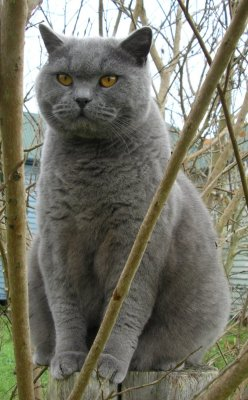
#> input picture assets/notebooks/vision/cat.jpg, 248 x 400 px
$ jupyter execute thresholding.ipynb
#> lines starting #> are read from the running program, lines starting #| are printed output that depends on the picture; after the words box and inside, x2 and y2 are one past the last pixel; in counts of white or black regions, pixels touching at a corner belong together
# Thresholding

When you threshold an image, it is converted to a *binary* image, that means you have only black (0) and white (1 or 255) values.

## Global tresholding

It is performed through the following equation:

\begin{align}
\large
g(x,y)=
\begin{cases}
    1, & \text{if } f(x,y) \geq T\\
    0, & \text{if } f(x,y) < T
\end{cases}
\end{align}

[cell 1]
import cv2
import numpy as np
from matplotlib import pyplot as plt
from skimage.draw import line_aa

def plotDFT(I):
    plt.subplot(121)
    plt.imshow(I, cmap = 'gray', vmin=0, vmax=255)
    plt.title(''), plt.xticks([]), plt.yticks([])

    f = np.fft.fft2(I)
    fshift = np.fft.fftshift(f)
    magnitude_spectrum = np.abs(fshift)

    plt.subplot(122)
    plt.imshow(magnitude_spectrum, cmap = 'gray')
    plt.title(''), plt.xticks([]), plt.yticks([])

    plt.show()

def plotHist(I, maxHist=3000):
    plt.subplot(1, 2, 1)
    plt.imshow(I, cmap = 'gray')
    plt.title('Input Image'), plt.xticks([]), plt.yticks([])
    axes = plt.subplot(1, 2, 2)
    plt.hist(I.ravel(),256,[0,256]);
    plt.title('Histogram'), plt.xticks([]), plt.yticks([])
    axes.set_ylim([0, maxHist])
    plt.show()

def plotThreshold(I, T):
    ret,th1 = cv2.threshold(I,T,255,cv2.THRESH_BINARY)
    plt.subplot(121)
    plt.imshow(I, cmap = 'gray')
    plt.title('Input Image'), plt.xticks([]), plt.yticks([])
    plt.subplot(122)
    plt.imshow(th1, cmap = 'gray')
    plt.title('Thresholded Image'), plt.xticks([]), plt.yticks([])
    plt.show()

def plotAdapThreshold(I, typ, size, C):
    th1 = cv2.adaptiveThreshold(I, 255, typ, cv2.THRESH_BINARY, size, C)
    plt.subplot(121)
    plt.imshow(I, cmap = 'gray')
    plt.title('Input Image'), plt.xticks([]), plt.yticks([])
    plt.subplot(122)
    plt.imshow(th1, cmap = 'gray')
    plt.title('Thresholded Image'), plt.xticks([]), plt.yticks([])
    plt.show()

### Example with T=100

[cell 2]
imgCat = cv2.imread('cat.jpg',0)
#> imgCat: shape (400, 248); min 3, max 255, mean 115.5
plotThreshold(imgCat, 100)
#> in plotThreshold, `ret,th1 = cv2.threshold(I,T,255,cv2.THRESH_BINARY)`:
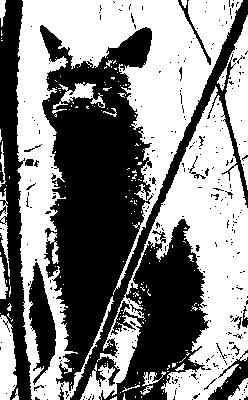
#> th1: shape (400, 248); 51.9% white; 315 black regions (294 under 20 px), largest, box (x1, y1, x2, y2) and area: (40, 0, 248, 400) 36827, (0, 0, 32, 400) 6561, (29, 262, 56, 385) 1760
#> in plotThreshold, `ret,th1 = cv2.threshold(I,T,255,cv2.THRESH_BINARY)`: ret = 100

### Well lit photo

When the illumination is uniform, and you have a defined background and foreground, the histograms shows the separation between them.

[cell 3]
imgCoins = cv2.imread('coins.png',0)
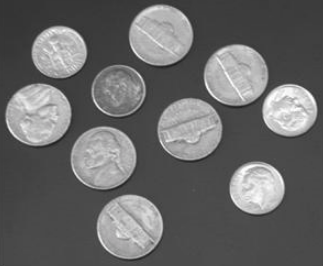
#> input picture assets/notebooks/vision/coins.png, 323 x 266 px
#> imgCoins: shape (266, 323); min 28, max 255, mean 105
plotHist(imgCoins, 2500)
#> in plotHist, `plt.show()`:
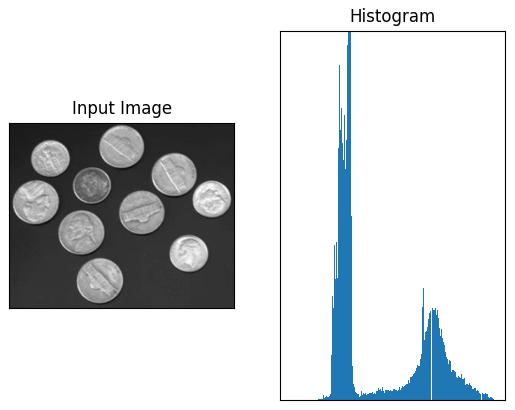
#> figure drawn by matplotlib, 2 panels

Applying T=85 (value getted empirically), you could get:

[cell 4]
plotThreshold(imgCoins, 85)
#> in plotThreshold (call 2), `ret,th1 = cv2.threshold(I,T,255,cv2.THRESH_BINARY)`: th1: shape (266, 323); 34% white; 12 white regions (2 under 20 px), largest, box (x1, y1, x2, y2) and area: (96, 194, 164, 259) 3465, (70, 126, 137, 190) 3362, (5, 83, 72, 146) 3332

### Ill-lit photo

It the image does not have an uniform illumination, the global thresholding is not a good practice:

[cell 5]
imgSudoku = cv2.imread('sudoku.png',0)
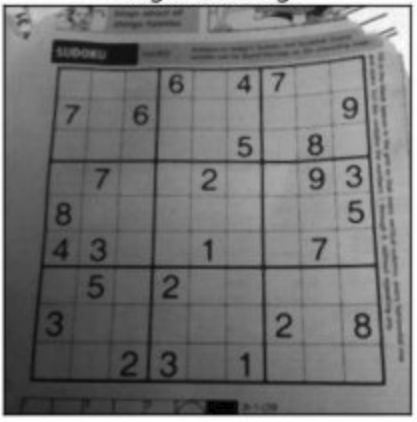
#> input picture assets/notebooks/vision/sudoku.png, 417 x 422 px
#> imgSudoku: shape (422, 417); min 0, max 255, mean 116.5
plotThreshold(imgSudoku, 140)
#> call 3 of plotThreshold, with T = 140
#> in plotThreshold (call 3), `ret,th1 = cv2.threshold(I,T,255,cv2.THRESH_BINARY)`:
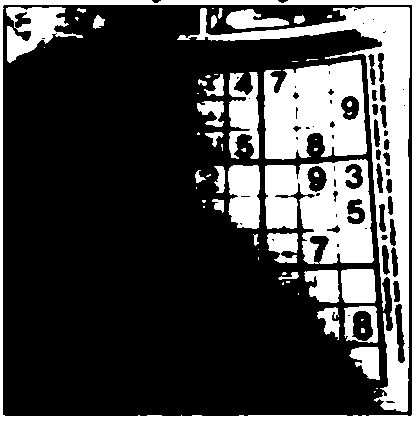
#> th1: shape (422, 417); 27.7% white; 60 white regions (30 under 20 px), largest, box (x1, y1, x2, y2) and area: (177, 7, 410, 412) 12840, (0, 0, 417, 422) 8021, (264, 60, 367, 160) 8013
#> in plotThreshold (call 3), `ret,th1 = cv2.threshold(I,T,255,cv2.THRESH_BINARY)`: ret = 140

## Adaptive Mean Thresholding

The threshold for each pixel is the mean of its neighbors, minus $C$.

[cell 6]
plotAdapThreshold(imgSudoku, typ=cv2.ADAPTIVE_THRESH_MEAN_C, size=11, C=2)
#> in plotAdapThreshold, `th1 = cv2.adaptiveThreshold(I, 255, typ, cv2.THRESH_BINARY, size, C)`: th1: shape (422, 417); 70.9% white; 612 black regions (472 under 20 px), largest, box (x1, y1, x2, y2) and area: (2, 4, 413, 417) 12429, (29, 55, 386, 386) 11212, (270, 272, 376, 377) 1482

## Adaptive Gaussian Thresholding

The threshold for each pixel is the $size \times size$ window, weighted by a gaussian kernel, minus $C$.

[cell 7]
plotAdapThreshold(imgSudoku, typ=cv2.ADAPTIVE_THRESH_GAUSSIAN_C, size=11, C=2)
#> call 2 of plotAdapThreshold, with typ = 1, size = 11, C = 2
#> in plotAdapThreshold (call 2), `th1 = cv2.adaptiveThreshold(I, 255, typ, cv2.THRESH_BINARY, size, C)`:
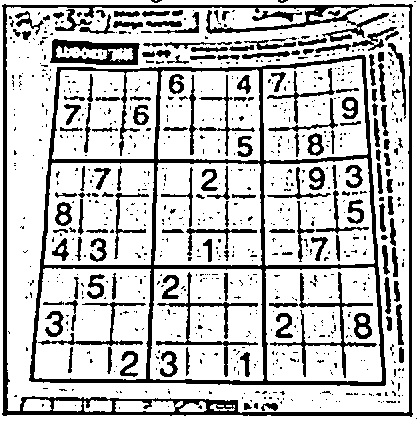
#> th1: shape (422, 417); 75.9% white; 808 black regions (649 under 20 px), largest, box (x1, y1, x2, y2) and area: (29, 55, 386, 386) 10069, (2, 4, 413, 417) 7826, (50, 39, 140, 65) 1220

## Otsu’s Binarization

It is based on finding the threshold that maximize inter-class variance of the histogram:

\begin{align}
\sigma^2_b(t) =\omega_0(t) \omega_1(t) \left[\mu_0(t)-\mu_1(t)\right]^2
\end{align}

Source: https://en.wikipedia.org/wiki/Otsu%27s_method

Examples:

[cell 8]
_,maskOtsuCoins = cv2.threshold(imgCoins,0,255,cv2.THRESH_BINARY+cv2.THRESH_OTSU)
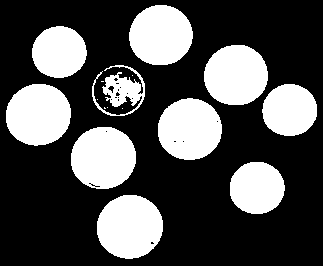
#> maskOtsuCoins: shape (266, 323); 31.2% white; 16 white regions (6 under 20 px), largest, box (x1, y1, x2, y2) and area: (97, 195, 163, 259) 3318, (71, 127, 136, 189) 3204, (6, 84, 71, 146) 3184
plt.imshow(maskOtsuCoins, cmap = 'gray')
plt.title("Otsu's Binarization"), plt.xticks([]), plt.yticks([])
plt.show()

[cell 9]
_,maskOtsuCat = cv2.threshold(imgCat,0,255,cv2.THRESH_BINARY+cv2.THRESH_OTSU)
#> maskOtsuCat: shape (400, 248); 27.9% white; 302 white regions (266 under 20 px), largest, box (x1, y1, x2, y2) and area: (19, 0, 213, 316) 15493, (164, 99, 248, 355) 5208, (188, 0, 234, 64) 1560
plt.imshow(maskOtsuCat, cmap = 'gray')
plt.title("Otsu's Binarization"), plt.xticks([]), plt.yticks([])
plt.show()

## Windowed Thresholding

You can also binarize an image though a window, or range. Consider the limits $gray_{min}$ and $gray_{max}$. So, the thresholded image should be:

\begin{align}
\large
g(x,y)=
\begin{cases}
    1, & \text{if }  gray_{min} \geq f(x,y) \geq gray_{max}\\
    0, & otherwise
\end{cases}
\end{align}

For example, for $gray_{min}=100$ and $gray_{max}=200$:

[cell 10]
imgCatWindow = cv2.inRange(imgCat, 100, 200)
#> imgCatWindow: shape (400, 248); 42.5% white; 221 white regions (195 under 20 px), largest, box (x1, y1, x2, y2) and area: (16, 0, 243, 400) 18912, (80, 86, 248, 400) 17540, (217, 15, 248, 190) 1612
plt.imshow(imgCatWindow, cmap = 'gray')
plt.title('Windowed Image'), plt.xticks([]), plt.yticks([])
plt.show()

And its oposite:

[cell 11]
imgCatWindowNot = cv2.bitwise_not(imgCatWindow)
plt.imshow(imgCatWindowNot, cmap = 'gray')
plt.title('Inverted Windowed Image'), plt.xticks([]), plt.yticks([])
plt.show()

## Color thresholding

In order to binarize an image from colors, you must determinate the limits in the HSV color space:

\begin{align}
hsv_{min} = (h_{min}, s_{min}, v_{min})
\end{align}

\begin{align}
hsv_{max} = (h_{max}, s_{max}, v_{max})
\end{align}

And the thesholding is performed as following:

\begin{align}
\large
g(x,y)=
\begin{cases}
    1, & \text{if } ( h_{min} \geq f_h(x,y) \geq h_{max} ) \wedge ( s_{min} \geq f_s(x,y) \geq s_{max} ) \wedge ( v_{min} \geq f_v(x,y) \geq v_{max} ) \\
    0, & \text{otherwise}
\end{cases}
\end{align}

Example:

[cell 12]
imgGreen1 = cv2.imread('green1.jpg')
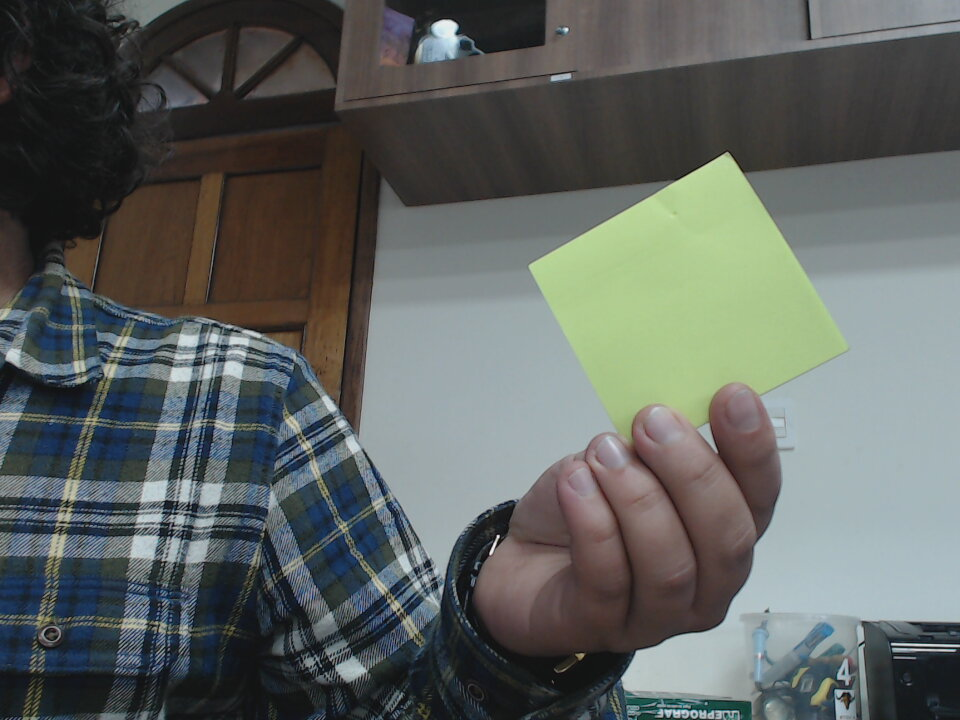
#> input picture assets/notebooks/vision/green1.jpg, 960 x 720 px
#> imgGreen1 is the input picture: shape (720, 960, 3); mean B, G, R 95.8, 98.9, 94.1
plt.imshow(imgGreen1[...,::-1])
plt.title('Example image'), plt.xticks([]), plt.yticks([])
plt.show()

[cell 13]
greenLower = (29, 40, 6)
greenUpper = (64, 255, 255)
hsv = cv2.cvtColor(imgGreen1, cv2.COLOR_BGR2HSV)
#> hsv: shape (720, 960, 3); mean H, S, V 68.4, 49.3, 105.5
mask = cv2.inRange(hsv, greenLower, greenUpper)
#> mask: shape (720, 960); 8% white; 448 white regions (401 under 20 px), largest, box (x1, y1, x2, y2) and area: (529, 152, 848, 442) 50927, (22, 678, 45, 720) 391, (70, 456, 86, 481) 217
plt.imshow(mask, cmap = 'gray')
plt.title('Green Mask'), plt.xticks([]), plt.yticks([])
plt.show()

Some morphological processing to remove noise.

[cell 14]
mask = cv2.erode(mask, None, iterations=4)
#> mask: shape (720, 960); 6.6% white; 1 white region, box (x1, y1, x2, y2) and area: (536, 159, 842, 431) 45797
mask = cv2.dilate(mask, None, iterations=4)
#> mask: shape (720, 960); 7.3% white; 1 white region, box (x1, y1, x2, y2) and area: (532, 155, 846, 435) 50749
plt.imshow(mask, cmap = 'gray')
plt.title('Example image'), plt.xticks([]), plt.yticks([])
plt.show()

Other example:

[cell 15]
imgGreen2 = cv2.imread('green2.jpg')
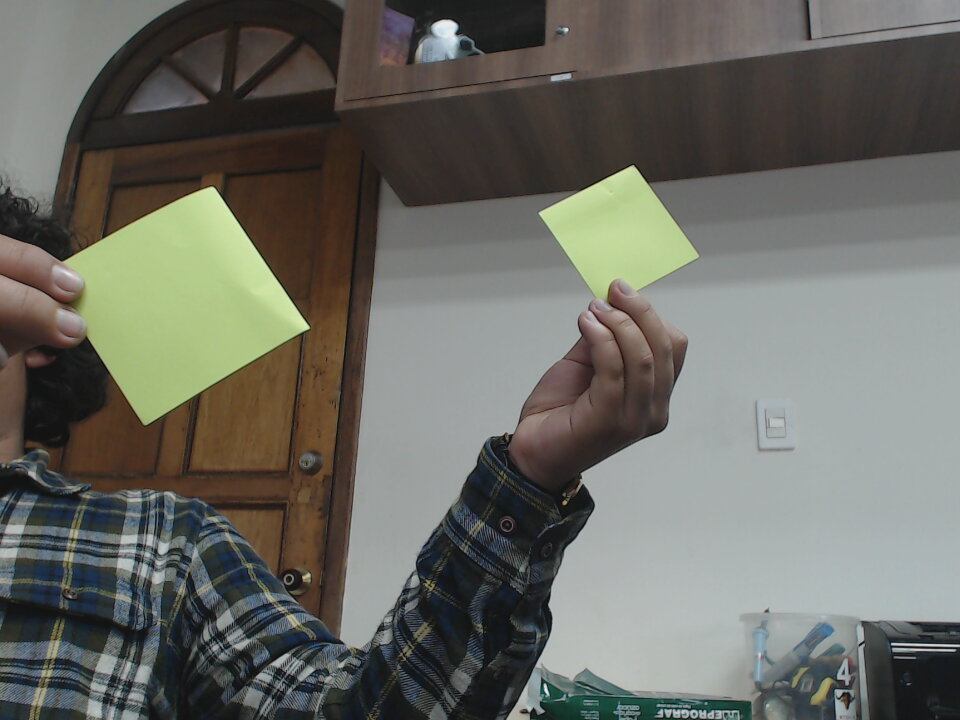
#> input picture assets/notebooks/vision/green2.jpg, 960 x 720 px
#> imgGreen2 is the input picture: shape (720, 960, 3); mean B, G, R 98.8, 105.8, 105.5
plt.imshow(imgGreen1[...,::-1])
plt.title('Example image'), plt.xticks([]), plt.yticks([])
plt.show()

[cell 16]
hsv = cv2.cvtColor(imgGreen2, cv2.COLOR_BGR2HSV)
#> hsv: shape (720, 960, 3); mean H, S, V 55.4, 44.3, 111.2
mask = cv2.inRange(hsv, greenLower, greenUpper)
#> mask: shape (720, 960); 7.3% white; 514 white regions (460 under 20 px), largest, box (x1, y1, x2, y2) and area: (64, 187, 311, 426) 33460, (539, 166, 700, 301) 12186, (54, 618, 66, 643) 147
mask = cv2.erode(mask, None, iterations=4)
#> mask: shape (720, 960); 5.7% white; 2 white regions, box (x1, y1, x2, y2) and area: (73, 193, 304, 420) 29531, (546, 172, 694, 294) 9809
mask = cv2.dilate(mask, None, iterations=4)
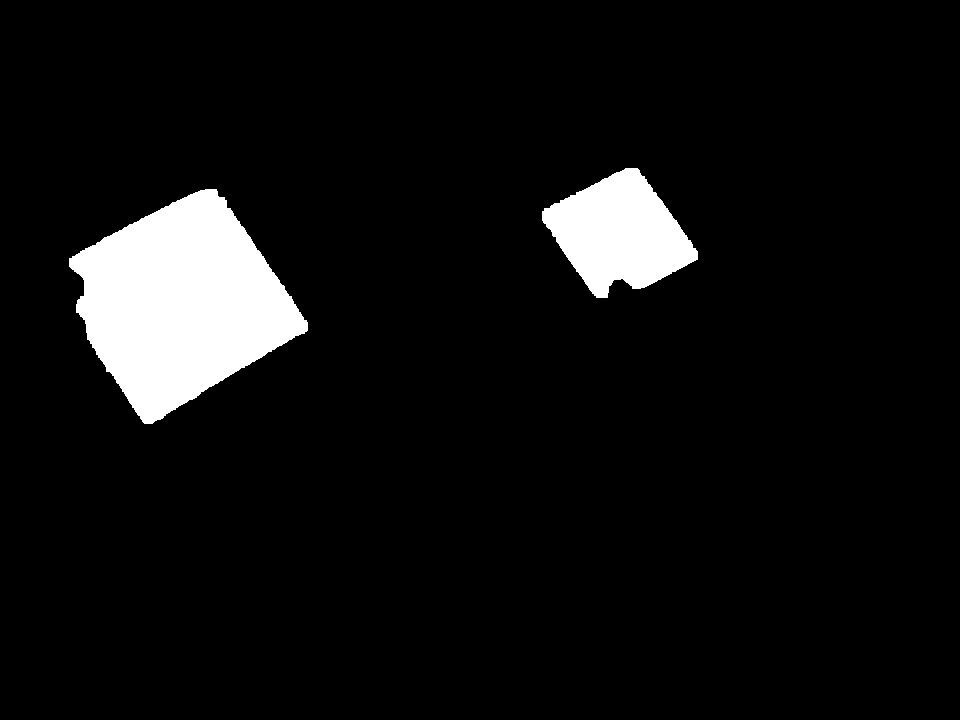
#> mask: shape (720, 960); 6.6% white; 2 white regions, box (x1, y1, x2, y2) and area: (69, 189, 308, 424) 33323, (542, 168, 698, 298) 12113
plt.imshow(mask, cmap = 'gray')
plt.title('Green Mask'), plt.xticks([]), plt.yticks([])
plt.show()
